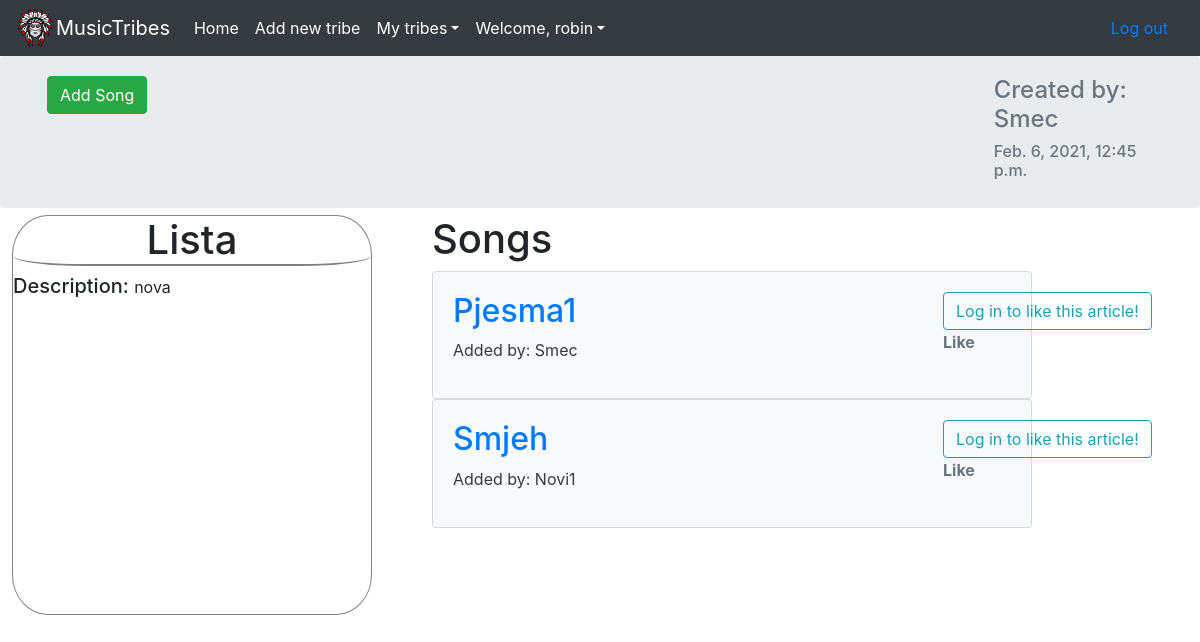
/tribes/1/playlist/1 (signed in), run on the app's committed database.
### app/models.py (models this page shows, shortened)
class TimeStamped(models.Model):
    created_at = models.DateTimeField(editable=False)
    updated_at = models.DateTimeField(editable=False)
    class Meta:
        abstract = True

class Playlist(TimeStamped):
    tribe = models.ForeignKey(Tribe,on_delete=models.CASCADE)
    name = models.CharField(unique=False,blank=False,max_length=128)
    creator = models.ForeignKey(Profile,on_delete=models.CASCADE,default=1)
    description = models.TextField(max_length=1000)

class Song(TimeStamped):
    url = models.CharField(max_length=60,unique=False,blank=False)
    title = models.CharField(blank=False,max_length=200)
    creator = models.ForeignKey(Profile,on_delete=models.CASCADE)
    playlist = models.ForeignKey(Playlist,on_delete=models.CASCADE)
    likes = models.ManyToManyField(Profile, related_name='song_like')

### accounts/models.py (models this page shows)
class Profile(models.Model):
    user = models.OneToOneField(User, on_delete=models.CASCADE)
    bio = models.TextField(max_length=1000, blank=True)
    avatarurl =  models.CharField(max_length=1000,default="https://icon-library.com/images/unknown-person-icon/unknown-person-icon-17.jpg",blank=True)
    tribes = models.ManyToManyField('app.Tribe',blank=True)
    avatar_img = models.ImageField(upload_to='images',blank = True)
    def __str__(self):
        return self.user.username

### app/views.py (the view)
# urls.py: path('<int:tribe_id>/playlist/<int:playlist_id>', views.playlist, name='playlist'),
def playlist(request,tribe_id,playlist_id):
    tribe = get_object_or_404(Tribe,pk = tribe_id)
    playlist = Playlist.objects.filter(tribe=tribe,pk=playlist_id)
    songs = Song.objects.filter(playlist=playlist.first())
    songs_likes = []
    for song in songs:
        if user_liked_song(request.user,song):
            songs_likes.append(True)
        else:
            songs_likes.append(False)
    playlist = playlist[0]
    if request.user.is_authenticated:
        is_member = is_member_of_tribe(request.user,tribe)
    else:
        is_member = False
    context={"playlist":playlist,
            "songs":songs,
            "tribe":tribe,
            "is_member_of_tribe": is_member,
            "songs_likes":songs_likes
            }
    return render(request,"app/playlist.html",context)

### app/utils.py (called while the page is built)
def is_member_of_tribe(user,tribe):
    profile = Profile.objects.filter(user=user).first()
    if tribe in profile.tribes.all():
        return True
    else:
        return False

def user_liked_song(user,song):
    profile = Profile.objects.filter(user=user).first()
    if profile in song.likes.all():
        return True
    else:
        return False

### app/templates/app/playlist.html (shortened to what this page needs)
{% extends 'app/base.html' %}
{%load static%}
{% block content %}
<div class="jumbotron d-flex">
    <div class="container-fluid">
        <div class="row">
            <div class="col-3">
                {% if is_member_of_tribe %}
                {% include "includes/add_song_button.html" with playlist=playlist %}
                {% endif %}
            </div>
            <div class="col-lg-7">
            </div>
            <div class="col-2">
                <h4 class="text-muted">Created by: {{playlist.creator}}</h4>
                <h6 class = "text-muted">{{playlist.created_at}}</h6>
            </div>
        </div>
    </div>
</div>
<div class = "playlist-main-container">
    <div class ="description-container">
        <h1 id="playlist-name">{{playlist.name}}</h1>
        <h5 style="display:inline;">Description: </h5>
        <p style="display:inline;">{{playlist.description}}</p>
    </div>
    <div class ="songs-container">
        <h1>Songs</h1>
        {% for song in songs %}
        <div class="card bg-light text-dark">
            <div class="card-body row">
                <div class="col-10">
                    <a href="{{ song.url }}"><h2>{{ song.title }}</h2></a>
                    <p>Added by: {{ song.creator }}</p>
                </div>
                <div class="col-2">
                    {% if user == playlist.creator.user or user.is_superuser or user == tribe.chieftain or user.profile == song.creator%}
                    <form action="{% url 'app:like' song.id %}" method="POST">
                        {% csrf_token %}
                        {% if post_is_liked %}
                        <button type="submit" name="blogpost_id" value="{{object.id}}" class="btn btn-info">Unlike</button>
                        {% else %}
                        <button type="submit" name="blogpost_id" value="{{object.id}}" class="btn btn-info">Like</button>
                        {% endif %}
                      </form>
                    {% else %}
                      <a class="btn btn-outline-info" href="{% url 'login' %}?next={{request.path}}">Log in to like this article!</a><br>
                    {% endif %}
                    <strong class="text-secondary">{{ number_of_likes }} Like{{ number_of_likes|pluralize }}</strong>
                </div>
            </div>
        </div>
            {%empty%}
            <h5 class="text-muted">Playlist is empty.</h5>
            {% endfor %}
    {% endblock %}

### app/templates/app/base.html (shortened to what this page needs)
{% load static %}
<html lang="en">
  <head>
    <link rel="stylesheet" href="https://maxcdn.bootstrapcdn.com/bootstrap/4.0.0/css/bootstrap.min.css">
    <link rel="stylesheet" type="text/css" href="{% static '/app/css/base.css' %}">
    <link rel="stylesheet" href="https://cdnjs.cloudflare.com/ajax/libs/font-awesome/4.7.0/css/font-awesome.min.css">
  </head>
  <body>
    <div class="navbar-container">
    <nav class="navbar navbar-expand-md navbar-dark bg-dark">
    <img src="{% static '/app/chieftain-logo.png' %}" width="40" height="40" alt="">
      <div class="navbar-brand" href="#">MusicTribes</div>
      <div class="collapse navbar-collapse" id="navbarsExampleDefault">
        <ul class="navbar-nav mr-auto">
          <li class="nav-item active">
            <a class="nav-link" href="{%url 'app:index'%}">Home <span class="sr-only">(current)</span></a>
          </li>
          {% if user.is_authenticated %}
          <li class="nav-item active">
            <a class="nav-link " href="{% url 'app:create_tribe' %}">Add new tribe</a>
          </li>
          <li class="nav-item dropdown active">
            <a class="nav-link dropdown-toggle" href="" id="dropdown01" data-toggle="dropdown" aria-haspopup="true" aria-expanded="false">My tribes</a>
          </li>
          {% endif %}
          {% if user.is_authenticated %}
          <li class="nav-item dropdown active">
            <a class="nav-link dropdown-toggle" href="" id="dropdown01" data-toggle="dropdown" aria-haspopup="true" aria-expanded="false">Welcome, {{user.username}}</a>
          </li>
        </ul>
        <a class="nav-link float-right" href="{% url 'logout' %}">Log out</a>
        {% else %}
        <a class="nav-link float-right" href="{% url 'login' %}">Log in</a>
        <a class="nav-link" href="{% url 'accounts:signup' %}">Sign up</a>
        {% endif %}
      </div>
    </nav>
  </div>
    <div class="container-main">
      {% block content %}
      {% endblock %}
    </div>
  </body>
</html>

### app/static/app/css/base.css (style rules this page uses)
.jumbotron { padding-bottom: 20px; padding-top: 20px; margin-bottom: -5px; }
.songs-container { width:50%; margin-top:1%; }
.description-container { margin-left:1%; margin-right:5%; margin-top:1%; border:solid gray 1px; border-radius:10%; width:30%; min-height:400px; }
.playlist-main-container { display:flex; }
#playlist-name { text-align:center; border-bottom:solid gray 2px; border-radius:20%; }

### data on the page
Playlist: creator "Smec", created_at "Feb. 6, 2021, 12:45 p.m.", name "Lista", description "nova"
Song: title "Pjesma1", creator "Smec"
Song: title "Smjeh", creator "Novi1"

### other printed values
{{ user.username }} "robin"
